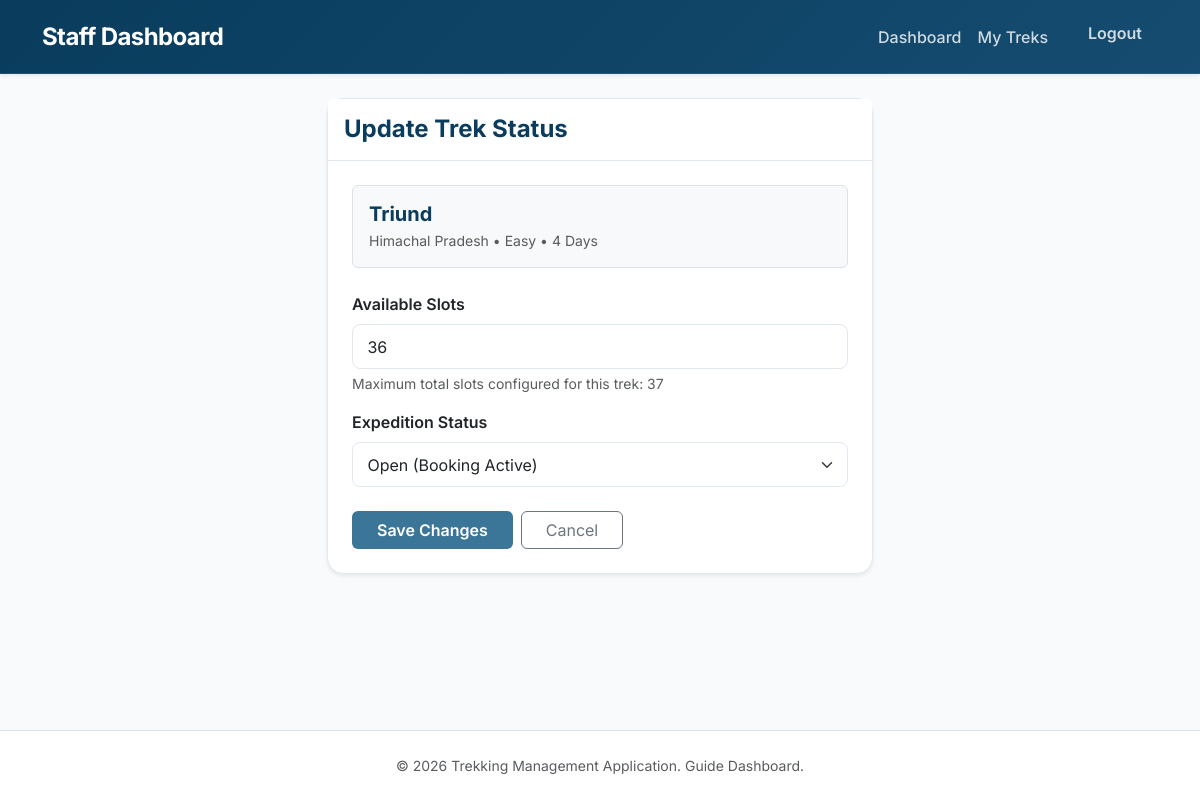
Page /staff/treks/update/4 (signed in) on the committed database.
### models.py (models this page shows, shortened)
class Trek(db.Model):
    __tablename__ = "trek"
    id = db.Column(db.Integer, primary_key=True)
    name = db.Column(db.String(100), nullable=False)
    location = db.Column(db.String(100), nullable=False)
    difficulty = db.Column(db.String(50), nullable=False)
    duration = db.Column(db.Integer, nullable=False)
    total_slots = db.Column(db.Integer, nullable=False)
    available_slots = db.Column(db.Integer, nullable=False)
    assigned_staff = db.Column(
        db.Integer,
        db.ForeignKey("user.id"),
        nullable=True
    )
    start_date = db.Column(db.Date)
    end_date = db.Column(db.Date)
    status = db.Column(db.String(20), default="Pending")
    is_deleted = db.Column(
        db.Boolean,
        default=False
    )
    description = db.Column(db.Text)
    bookings = db.relationship(
        "Booking",
        backref="trek",
        lazy=True
    )

### routes/staff.py (the view, shortened to what this page needs)
@staff.route("/treks/update/<int:id>", methods=["GET", "POST"])
@login_required
@staff_required
def update_trek(id):
    trek = Trek.query.get_or_404(id)
    if trek.assigned_staff != current_user.id:
        flash("Access Denied!", "danger")
        return redirect(url_for("staff.assigned_treks"))
    return render_template(
        "staff/edit_trek.html",
        trek=trek
    )

### app.py (called while the page is built)
@login_manager.user_loader
def load_user(user_id):
    return User.query.get(int(user_id))

### routes/staff.py (called while the page is built)
def staff_required(func):
    @wraps(func)
    def wrapper(*args, **kwargs):
        if not current_user.is_authenticated:
            return redirect(url_for("auth.login"))
        if current_user.role != "staff":
            flash("Access Denied!", "danger")
            return redirect(url_for("auth.login"))
        if current_user.status != "approved":
            flash("Your account is awaiting admin approval.", "warning")
            return redirect(url_for("auth.login"))
        return func(*args, **kwargs)
    return wrapper

### templates/staff/edit_trek.html (shortened to what this page needs)
{% extends "staff/base.html" %}
{% block content %}
<div class="row justify-content-center">
    <div class="col-md-6">
        <div class="card shadow-sm">
            <div class="card-header py-3 bg-white">
                <h4 class="mb-0 fw-bold" style="color: var(--primary)">Update Trek Status</h4>
            </div>
            <div class="card-body p-4">
                <div class="mb-4 p-3 bg-light rounded border">
                    <h5 class="fw-bold mb-1" style="color: var(--primary);">{{ trek.name }}</h5>
                    <p class="text-muted small mb-0">{{ trek.location }} &bull; {{ trek.difficulty }} &bull; {{ trek.duration }} Days</p>
                </div>
                <form method="POST">
                    <div class="mb-3">
                        <label class="form-label fw-semibold">Available Slots</label>
                        <input type="number" min="0" max="{{ trek.total_slots }}" class="form-control" name="available_slots" value="{{ trek.available_slots }}" required>
                        <div class="form-text">Maximum total slots configured for this trek: {{ trek.total_slots }}</div>
                    </div>
                    <div class="mb-4">
                        <label class="form-label fw-semibold">Expedition Status</label>
                        <select name="status" class="form-select">
                            <option value="Open" {% if trek.status == "Open" %}selected{% endif %}>Open (Booking Active)</option>
                        </select>
                    </div>
                    <div class="d-flex gap-2">
                        <button type="submit" class="btn btn-custom px-4 fw-semibold">
                            Save Changes
                        </button>
                        <a href="{{ url_for('staff.assigned_treks') }}" class="btn btn-outline-secondary px-4">
                            Cancel
                        </a>
                    </div>
                </form>
            </div>
        </div>
    </div>
</div>
{% endblock %}

### static/css/style.css (style rules this page uses)
:root { --primary: #093c5d; --primary-light: #154c70; --secondary: #3b7597; --accent: #5df8d8; --bg-light: #f8fafc; --card-bg: #ffffff; --text-main: #1e293b; --text-muted: #64748b; --border-color: #e2e8f0; }
body { font-family: 'Inter', system-ui, -apple-system, sans-serif; background-color: var(--bg-light); color: var(--text-main); display: flex; flex-direction: column; min-height: 100vh; margin: 0; }
.btn-custom { background-color: var(--secondary); color: #ffffff; transition: all 0.2s ease; }
.card { background-color: var(--card-bg); border: 1px solid var(--border-color); border-radius: 1rem; transition: all 0.3s cubic-bezier(0.4, 0, 0.2, 1); }
.card-header { border-bottom: 1px solid var(--border-color); background: transparent; font-weight: 600; }
.form-control, .form-select { border: 1px solid var(--border-color); border-radius: 0.5rem; padding: 0.6rem 0.9rem; transition: all 0.2s ease; }

### rows in the picture
Trek: name "Triund", location "Himachal Pradesh", difficulty "Easy", duration "4", available_slots "36", total_slots "37", status "Open (Booking Active)"
